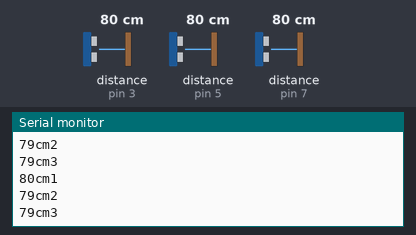
The sketch below on a simulated Arduino Uno, built with avr-gcc and run on an emulated ATmega328P. Parts: the last lines printed to the serial monitor. Wiring (inferred from the names in the program): 3 × ultrasonic range finder: trigger pin 2, echo pin 3 / trigger pin 4, echo pin 5 / trigger pin 6, echo pin 7. The inputs (shaded band) are chosen by the test bench; at power-on: distance to the obstacle (sensors on pin 3, pin 5, pin 7) 80 cm. The echo pulse lasts 58.3 µs per cm.

Above: at 2.3 s.
2.4 s: distance to the obstacle (sensor on pin 3) set to 2 cm
At 4.2 s:
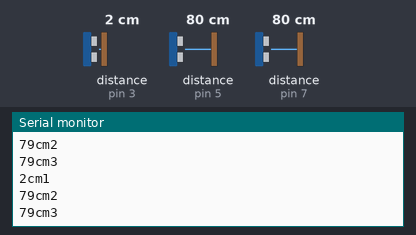
4.5 s: distance to the obstacle (sensor on pin 5) set to 2 cm
At 5.4 s:
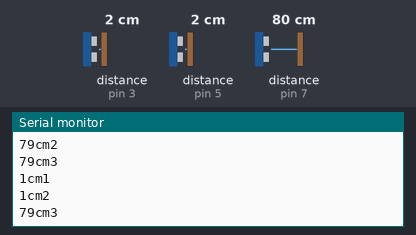
6.6 s: distance to the obstacle (sensor on pin 7) set to 2 cm
At 8.2 s:
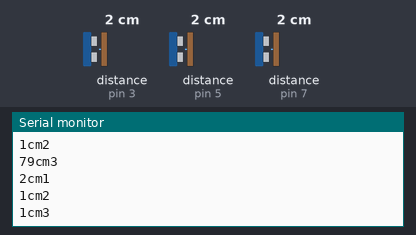
8.7 s: distance to the obstacle (sensor on pin 3) set to 4 cm
At 10.1 s:
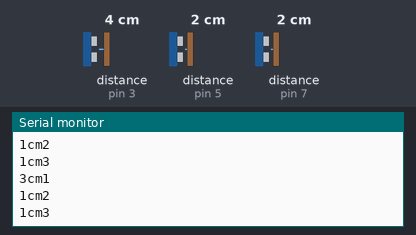
10.8 s: distance to the obstacle (sensor on pin 5) set to 4 cm
At 12.7 s:
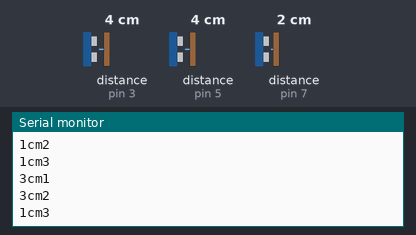
12.9 s: distance to the obstacle (sensor on pin 7) set to 4 cm
At 14.6 s:
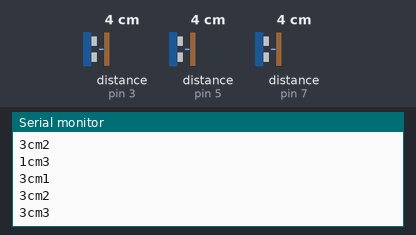
Timing chart, 0 to 16.0 s (numbered marks = the images above; inputs shaded):
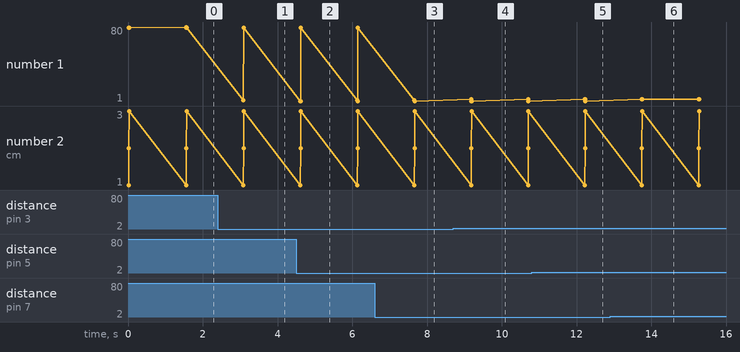

The sketch:

ultrasonicwith3.ino
```cpp
/*
 * created by Rui Santos, http://randomnerdtutorials.com
 *
 * Complete Guide for Ultrasonic Sensor HC-SR04
 *
    Ultrasonic sensor Pins:
        VCC: +5VDC
        Trig : Trigger (INPUT) - Pin11
        Echo: Echo (OUTPUT) - Pin 12
        GND: GND
 */

int trigPin1 = 2;    //Trig - green Jumper
int echoPin1 = 3;    //Echo - yellow Jumper
int trigPin2 = 4;    //Trig - green Jumper
int echoPin2= 5;    //Echo - yellow Jumper
int trigPin3 = 6;    //Trig - green Jumper
int echoPin3 = 7;    //Echo - yellow Jumper
long duration, cm, inches;

void setup() {
  //Serial Port begin
  Serial.begin (9600);
  //Define inputs and outputs
  pinMode(trigPin1, OUTPUT);
  pinMode(echoPin1, INPUT);
  pinMode(trigPin2, OUTPUT);
  pinMode(echoPin2, INPUT);
  pinMode(trigPin3, OUTPUT);
  pinMode(echoPin3, INPUT);
}

void loop()
{

  // The sensor is triggered by a HIGH pulse of 10 or more microseconds.
  // Give a short LOW pulse beforehand to ensure a clean HIGH pulse:
  digitalWrite(trigPin1, LOW);
  delayMicroseconds(5);
  digitalWrite(trigPin1, HIGH);
  delayMicroseconds(10);
  digitalWrite(trigPin1, LOW);
 pinMode(echoPin1, INPUT);
 int duration1 = pulseIn(echoPin1, HIGH);

  digitalWrite(trigPin2, LOW);
  delayMicroseconds(5);
  digitalWrite(trigPin2, HIGH);
  delayMicroseconds(10);
  digitalWrite(trigPin2, LOW);

 pinMode(echoPin2, INPUT);
 int duration2 = pulseIn(echoPin2, HIGH);


  digitalWrite(trigPin3, LOW);
  delayMicroseconds(5);
  digitalWrite(trigPin3, HIGH);
  delayMicroseconds(10);
  digitalWrite(trigPin3, LOW);

   pinMode(echoPin3, INPUT);
 int duration3 = pulseIn(echoPin3, HIGH);

  // Read the signal from the sensor: a HIGH pulse whose
  // duration is the time (in microseconds) from the sending
  // of the ping to the reception of its echo off of an object.


  // convert the time into a distance

 int cm1 = (duration1/2) / 29.1;
  //inches = (duration/2) / 74;

  int cm2 = (duration2/2) / 29.1;

 int cm3 = (duration3/2) / 29.1;

  //Serial.print(inches);
  //Serial.print("in, ");
  Serial.print(cm1);
  Serial.print("cm1");
  Serial.println();

  Serial.print(cm2);
  Serial.print("cm2");
  Serial.println();

  Serial.print(cm3);
  Serial.print("cm3");
  Serial.println();

  Serial.flush();

  delay(1500);
}
```

Measured:
- after the input at 2.4 s, the serial monitor: prints a new line after 0.69 s (image 1)
- after the input at 4.5 s, the serial monitor: prints a new line after 0.12 s (image 2)
- after the input at 6.6 s, the serial monitor: prints a new line after 1.1 s (image 3)
- after the input at 8.7 s, the serial monitor: prints a new line after 0.48 s (image 4)
- after the input at 10.8 s, the serial monitor: prints a new line after 1.4 s (image 5)
- after the input at 12.9 s, the serial monitor: prints a new line after 0.86 s (image 6)
